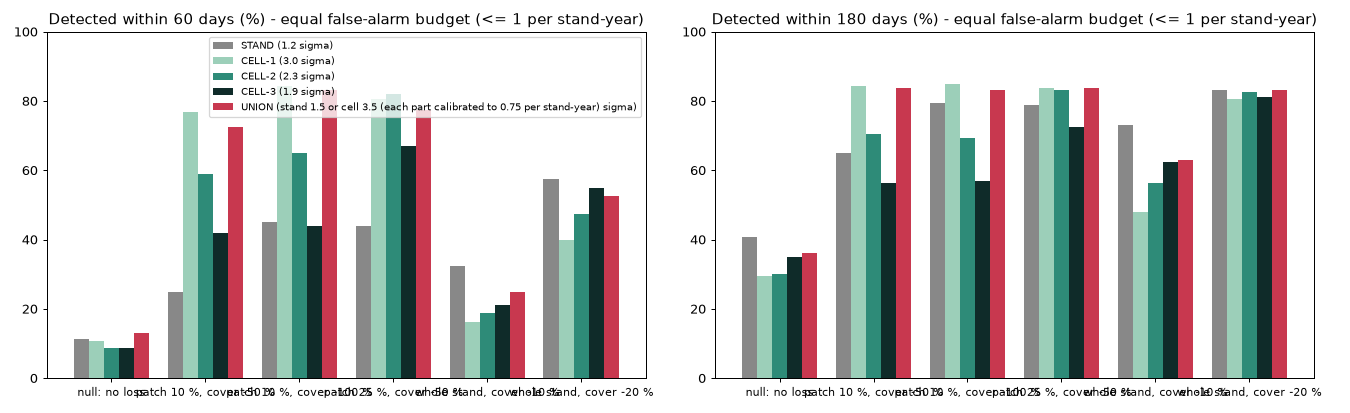

Python code for this plot:
"""Calibrated cell-level trigger: alert a stand when k ADJACENT 200 m cells are below the alert level at the same time.

Why: stand averages dilute partial losses (stand 18 converted in 2025 and the stand-level alert never fired). Raw per-cell alerts would multiply false alarms,
so the rule must be calibrated to the same budget as the stand-level alert (<= 1 alert episode per stand-year, on the REAL series).
Detectors compared at that equal budget, on the same data:
  STAND  : the stand-level monitor run on the pixel-weighted mean of the stand's cell medians (a proxy of the stand median, so that injected losses reach
           both detectors the same way)
  CELL-k : k = 1, 2, 3 adjacent cells (8-neighbourhood of 200 m blocks, same stand) whose median-of-5 composite z is <= -thr on the same date
Monitor = analysis/23 unchanged (tide-aware robust model, monthly rolling refit, composite of NDVI / NDRE / NDMI z, median of the last 5 observations).
Tests: (1) calibration on the real 2022-2026 series (real events stay in: conservative); (2) the four conversions seen on imagery (stands 5, 9, 12, 18);
(3) semi-synthetic PARTIAL loss on the 20 stands WITHOUT a known change (5, 6, 9, 12, 18 excluded), detection = a NEW alert episode starting after the loss
begins (an episode already running at the start does not count), with a null scenario (no loss) that measures detection by chance: a connected patch of cells covering ~10 % or ~25 % of a stand loses 50 % or 100 % of its canopy cover (linear mixing with bare
values, 60-day ramp, as in analysis/07), random start dates 2022-07 .. end-180 d, detection within 180 days.
Outputs: analysis/data/substand/cell_trigger_results.json, cell_trigger_trials.csv, analysis/29_cell_trigger.md, analysis/29_cell_trigger.png
"""
import json, os, pickle, time, numpy as np, pandas as pd
import matplotlib; matplotlib.use("Agg"); import matplotlib.pyplot as plt

src = open("analysis/23_scaleout_monitor.py", encoding="utf-8").read().split("# ---- step 0")[0]; ns = {}; exec(src, ns)
monitor, roll, IDX, T0 = ns["monitor"], ns["roll"], ns["IDX"], ns["T0"]
BARE = {"ndvi": 0.05, "ndre": 0.03, "ndmi": 0.00}; RAMP_D, HORIZON_D, CARRY_D = 60, 180, 20
D = "analysis/data/substand/"; rng = np.random.default_rng(11); t_start = time.time()
meta = pd.read_csv(D + "cells.csv").set_index("cell")
meta["br"], meta["bc"] = (meta.row // 20).astype(int), (meta.col // 20).astype(int)

# ---- series per cell and per stand proxy ------------------------------------------------------------------------------------------------
S = pd.read_csv(D + "cell_stats.csv"); S = S[S["error"].isna()] if "error" in S else S
S = S[S.valid_frac >= 0.5].dropna(subset=[f"{i}_p50" for i in IDX] + ["mndwi_p50", "flooded_frac"]); S["date"] = pd.to_datetime(S["date"])
S["stand"] = S.cell.map(meta.stand)
CELL = {}
for c, g in S.groupby("cell"):
    g = g.sort_values("date")
    CELL[c] = dict(t=(g.date - T0).dt.days.values.astype(float), w=g.mndwi_p50.values, ff=g.flooded_frac.values, n=g.n_valid.values,
                   y={i: g[f"{i}_p50"].values for i in IDX}, stand=int(meta.loc[c, "stand"]))


def proxy(stand, override=None):
    """Pixel-weighted mean of the stand's cell medians per date (cells with valid data that date). override: {cell: {idx: injected y}}."""
    rows = []
    for c, s in CELL.items():
        if s["stand"] != stand: continue
        y = {i: (override[c][i] if override and c in override else s["y"][i]) for i in IDX}
        rows.append(pd.DataFrame(dict(t=s["t"], n=s["n"], w=s["w"], ff=s["ff"], **y)))
    d = pd.concat(rows); wsum = d.groupby("t").n.sum()
    m = d[["w", "ff"] + IDX].mul(d.n, axis=0).groupby(d.t).sum().div(wsum, axis=0)
    m = m[wsum.reindex(m.index) >= 0.5 * sum(meta[meta.stand == stand].n_px)]        # enough valid pixels that date
    return dict(t=m.index.values.astype(float), w=m.w.values, ff=m.ff.values, y={i: m[i].values for i in IDX})


def comp_state(s, d_from="2022-01-01", d_to="2026-12-31", y=None):
    """Median-of-5 composite z (the alert state) of one series."""
    y = y or s["y"]; zs = {i: monitor(s, y[i], d_from, d_to) for i in IDX}; t = zs["ndvi"][0]
    if len(t) == 0: return t, t
    return t, roll(np.mean([zs[i][1] for i in IDX], axis=0))


cache = D + "cell_trigger_states.pkl"
if os.path.exists(cache):
    ST_CELL, ST_STAND, PROXY = pickle.load(open(cache, "rb"))
else:
    ST_CELL = {c: comp_state(s) for c, s in CELL.items()}
    PROXY = {k: proxy(k) for k in sorted(meta.stand.unique())}
    ST_STAND = {k: comp_state(p) for k, p in PROXY.items()}
    pickle.dump((ST_CELL, ST_STAND, PROXY), open(cache, "wb"))
print(f"states ready ({time.time() - t_start:.0f}s): {len(ST_CELL)} cells, {len(ST_STAND)} stands")

# ---- per-stand date grid, cell state matrix, adjacency -------------------------------------------------------------------------------------
GRID = {}
for k, (ts, _) in ST_STAND.items():
    cells = [c for c in ST_CELL if CELL[c]["stand"] == k]
    dates = np.unique(np.concatenate([ST_CELL[c][0] for c in cells] + [ts]))
    M = np.full((len(cells), len(dates)), np.nan)
    for r, c in enumerate(cells):
        t, z = ST_CELL[c]
        if len(t) == 0: continue
        j = np.searchsorted(t, dates, side="right") - 1; ok = (j >= 0) & (dates - t[np.clip(j, 0, None)] <= CARRY_D)
        M[r, ok] = z[j[ok]]
    b = meta.loc[cells, ["br", "bc"]].values
    A = ((np.abs(b[:, None, 0] - b[None, :, 0]) <= 1) & (np.abs(b[:, None, 1] - b[None, :, 1]) <= 1)).astype(int); np.fill_diagonal(A, 0)
    GRID[k] = dict(cells=cells, dates=dates, M=M, A=A)


def cell_trigger(M, A, thr, k):
    """Bool per date: a connected group of >= k alerting cells exists (k<=3: a component of size >= 3 always has a node with >= 2 alerting neighbours)."""
    al = np.nan_to_num(M, nan=0.0) <= -thr
    if k == 1: return al.any(0)
    deg = A @ al.astype(int)
    return (al & (deg >= k - 1)).any(0)


def stand_trigger(k, thr, state=None):
    t, z = state or ST_STAND[k]
    return t, (np.nan_to_num(z, nan=0.0) <= -thr)


def n_episodes(t, on):
    n, last = 0, -1e9
    for j in np.nonzero(on)[0]:
        if t[j] - last > 30: n += 1
        last = t[j]
    return n


YEARS = sum((ST_STAND[k][0].max() - ST_STAND[k][0].min()) / 365.25 for k in ST_STAND)
THR = {}
for name in ["STAND", "CELL-1", "CELL-2", "CELL-3"]:
    for thr in np.arange(1.0, 10.01, 0.1):
        if name == "STAND": n = sum(n_episodes(*stand_trigger(k, thr)) for k in ST_STAND)
        else: n = sum(n_episodes(GRID[k]["dates"], cell_trigger(GRID[k]["M"], GRID[k]["A"], thr, int(name[-1]))) for k in GRID)
        if n / YEARS <= 1.0: THR[name] = round(float(thr), 1); break


def union(k, st_state=None, M=None):
    """(t, on) of 'stand alert OR any cell alert' at the UNION thresholds (HALF), on the merged date axis."""
    ts, ons = stand_trigger(k, HALF["STAND"], st_state); G = GRID[k]; oc = cell_trigger(G["M"] if M is None else M, G["A"], HALF["CELL-1"], 1)
    t = np.concatenate([ts, G["dates"]]); on = np.concatenate([ons, oc]); o = np.argsort(t, kind="stable"); return t[o], on[o]



def calib(name, budget):
    for thr in np.arange(1.0, 10.01, 0.1):
        if name == "STAND": n = sum(n_episodes(*stand_trigger(k, thr)) for k in ST_STAND)
        else: n = sum(n_episodes(GRID[k]["dates"], cell_trigger(GRID[k]["M"], GRID[k]["A"], thr, 1)) for k in GRID)
        if n / YEARS <= budget: return round(float(thr), 1)


# UNION = STAND or CELL-1. Both parts get the SAME individual budget b; b is raised until the union itself reaches <= 1 episode per stand-year.
# This uses only the no-injection (false-alarm) side of the data, never the detection results.
for b_ in np.arange(0.50, 1.001, 0.05):
    cand = {"STAND": calib("STAND", b_), "CELL-1": calib("CELL-1", b_)}; HALF = cand
    rate = sum(n_episodes(*union(k)) for k in GRID) / YEARS
    if rate > 1.0: break
    BEST = (dict(cand), round(float(b_), 2), rate)
HALF = BEST[0]


UNION_RATE = sum(n_episodes(*union(k)) for k in GRID) / YEARS
THR["UNION"] = f"stand {HALF['STAND']} or cell {HALF['CELL-1']} (each part calibrated to {BEST[1]} per stand-year)"
print(f"calibrated thresholds (sigma) for <= 1 episode per stand-year over {YEARS:.0f} stand-years:", THR, f"| realised union rate {UNION_RATE:.2f} per stand-year")

# ---- real events ------------------------------------------------------------------------------------------------------------------------------
EVENTS = {5: "2023-02-14", 9: "2023-06-14", 12: "2022-09-01", 18: "2025-02-03"}   # change start: 5, 9 from analysis/21; 12 = after last intact image (4 Aug 2022); 18 from analysis/28
real = {}
for k, d0 in EVENTS.items():
    t0 = (pd.Timestamp(d0) - T0).days; row = {"change_start": d0}
    for name, thr in THR.items():
        if name == "STAND": t, on = stand_trigger(k, thr)
        elif name == "UNION": t, on = union(k)
        else: t, on = GRID[k]["dates"], cell_trigger(GRID[k]["M"], GRID[k]["A"], thr, int(name[-1]))
        hit = np.nonzero(on & (t >= t0) & (t <= t0 + 365))[0]; pre = np.nonzero(on & (t >= t0 - 120) & (t < t0))[0]
        row[name] = (str((T0 + pd.Timedelta(days=float(t[hit[0]]))).date()) + f" (+{int(t[hit[0]] - t0)} d)") if len(hit) else "none within 1 yr"
        row[name + " pre-start"] = "yes" if len(pre) else "no"
    real[k] = row
print("real events (first trigger from the change start, within 1 year; 'pre-start' = any trigger in the 120 days before):"); print(pd.DataFrame(real).T.to_string())

# ---- semi-synthetic partial-loss backtest --------------------------------------------------------------------------------------------------
SCEN = [("null: no loss", 0.10, 0.0), ("patch 10 %, cover -50 %", 0.10, 0.5), ("patch 10 %, cover -100 %", 0.10, 1.0), ("patch 25 %, cover -50 %", 0.25, 0.5),
        ("whole stand, cover -10 %", 1.01, 0.10), ("whole stand, cover -20 %", 1.01, 0.20)]     # uniform loss: every cell
N_T0 = 8; trials = []
EXCLUDE = {5, 6, 9, 12, 18}          # stands with changes seen on imagery: their real alerts would count as chance 'detections'


def onsets(t, on):
    """Dates where a NEW alert episode starts (alerting, and no alerting in the previous 30 days)."""
    j = np.nonzero(on)[0]; keep = [a for n, a in enumerate(j) if n == 0 or t[a] - t[j[n - 1]] > 30]
    return np.array(keep, int)


for k, G in GRID.items():
    if k in EXCLUDE: continue
    cells, A = G["cells"], G["A"]; npx = meta.loc[cells, "n_px"].values; tot = npx.sum()
    t_min, t_max = (pd.Timestamp("2022-07-01") - T0).days, ST_STAND[k][0].max() - HORIZON_D
    for t0 in rng.uniform(t_min, t_max, N_T0):
        seed = rng.integers(len(cells))
        for sname, frac, f in SCEN:
            patch, frontier = [seed], [seed]                                       # grow a connected patch until it covers ~frac of the stand
            while npx[patch].sum() < frac * tot and frontier:
                nb = [j for i in frontier for j in np.nonzero(A[i])[0] if j not in patch]; frontier = []
                for j in rng.permutation(np.unique(nb)) if nb else []:
                    if npx[patch].sum() >= frac * tot: break
                    patch.append(int(j)); frontier.append(int(j))
            d_from = str((T0 + pd.Timedelta(days=t0 - 100)).date()); d_to = str((T0 + pd.Timedelta(days=t0 + HORIZON_D)).date())
            inj = {}
            for r in patch:
                s = CELL[cells[r]]; ramp = np.clip((s["t"] - t0) / RAMP_D, 0, 1)
                inj[cells[r]] = {i: s["y"][i] * (1 - f * ramp) + f * ramp * BARE[i] for i in IDX}
            # cell detector: injected cells re-monitored inside the window, other cells keep their real states
            M = G["M"].copy(); win = (G["dates"] >= t0 - 100) & (G["dates"] <= t0 + HORIZON_D)
            for r in patch:
                t, z = comp_state(CELL[cells[r]], d_from, d_to, y=inj[cells[r]]); M[r, win] = np.nan
                if len(t):
                    j = np.searchsorted(t, G["dates"], side="right") - 1; ok = win & (j >= 0) & (G["dates"] - t[np.clip(j, 0, None)] <= CARRY_D)
                    M[r, ok] = z[j[ok]]
            # stand detector: proxy rebuilt from the injected cells, re-monitored inside the window
            ps = proxy(k, override=inj); st_state = comp_state(ps, d_from, d_to)
            res = dict(stand=k, t0=t0, scenario=sname, patch_cells=len(patch), patch_frac=round(float(npx[patch].sum() / tot), 3))
            for name, thr in THR.items():
                if name == "STAND": t, on = stand_trigger(k, thr, st_state)
                elif name == "UNION": t, on = union(k, st_state, M)
                else: t, on = G["dates"], cell_trigger(M, A, thr, int(name[-1]))
                o = onsets(t, on); o = o[(t[o] >= t0) & (t[o] <= t0 + HORIZON_D)]      # detection = a NEW episode starting after the loss begins
                res[name + "_delay"] = float(t[o[0]] - t0) if len(o) else np.nan
            trials.append(res)
    print(f"  stand {k} done ({time.time() - t_start:.0f}s)", flush=True)
tr = pd.DataFrame(trials); tr.to_csv(D + "cell_trigger_trials.csv", index=False)
summ = {}
for sname, g in tr.groupby("scenario", sort=False):
    summ[sname] = {"n": int(len(g)), "mean_patch_frac": round(float(g.patch_frac.mean()), 3)}
    for name in THR:
        d = g[name + "_delay"]
        summ[sname][name] = dict(within_60d=round(100 * float((d <= 60).mean()), 1), within_180d=round(100 * float(d.notna().mean()), 1),
                                 median_delay_d=None if d.notna().sum() == 0 else round(float(d.median()), 0))
print(json.dumps(summ, indent=1))
json.dump(dict(thresholds=THR, union_rate_per_stand_year=round(UNION_RATE, 2), stand_years=round(YEARS, 1), real_events=real, backtest=summ), open(D + "cell_trigger_results.json", "w"), indent=1)

# ---- figure ------------------------------------------------------------------------------------------------------------------------------------
fig, ax = plt.subplots(1, 2, figsize=(15, 4.6)); names = list(THR); x = np.arange(len(SCEN)); wb = 0.8 / len(names)
cols = {"STAND": "#888", "CELL-1": "#9ccfb9", "CELL-2": "#2E8B78", "CELL-3": "#0F2B29", "UNION": "#C8384F"}
for j, n in enumerate(names):
    ax[0].bar(x + j * wb, [summ[s[0]][n]["within_60d"] for s in SCEN], wb, color=cols[n], label=f"{n} ({THR[n]} sigma)")
    ax[1].bar(x + j * wb, [summ[s[0]][n]["within_180d"] for s in SCEN], wb, color=cols[n])
for a, ttl in zip(ax, ("Detected within 60 days (%)", "Detected within 180 days (%)")):
    a.set_xticks(x + 0.4 - wb / 2); a.set_xticklabels([s[0] for s in SCEN], fontsize=9); a.set_title(ttl + " - equal false-alarm budget (<= 1 per stand-year)"); a.set_ylim(0, 100)
ax[0].legend(fontsize=8); plt.tight_layout(); plt.savefig("analysis/29_cell_trigger.png", dpi=90)
print(f"done in {time.time() - t_start:.0f}s")
